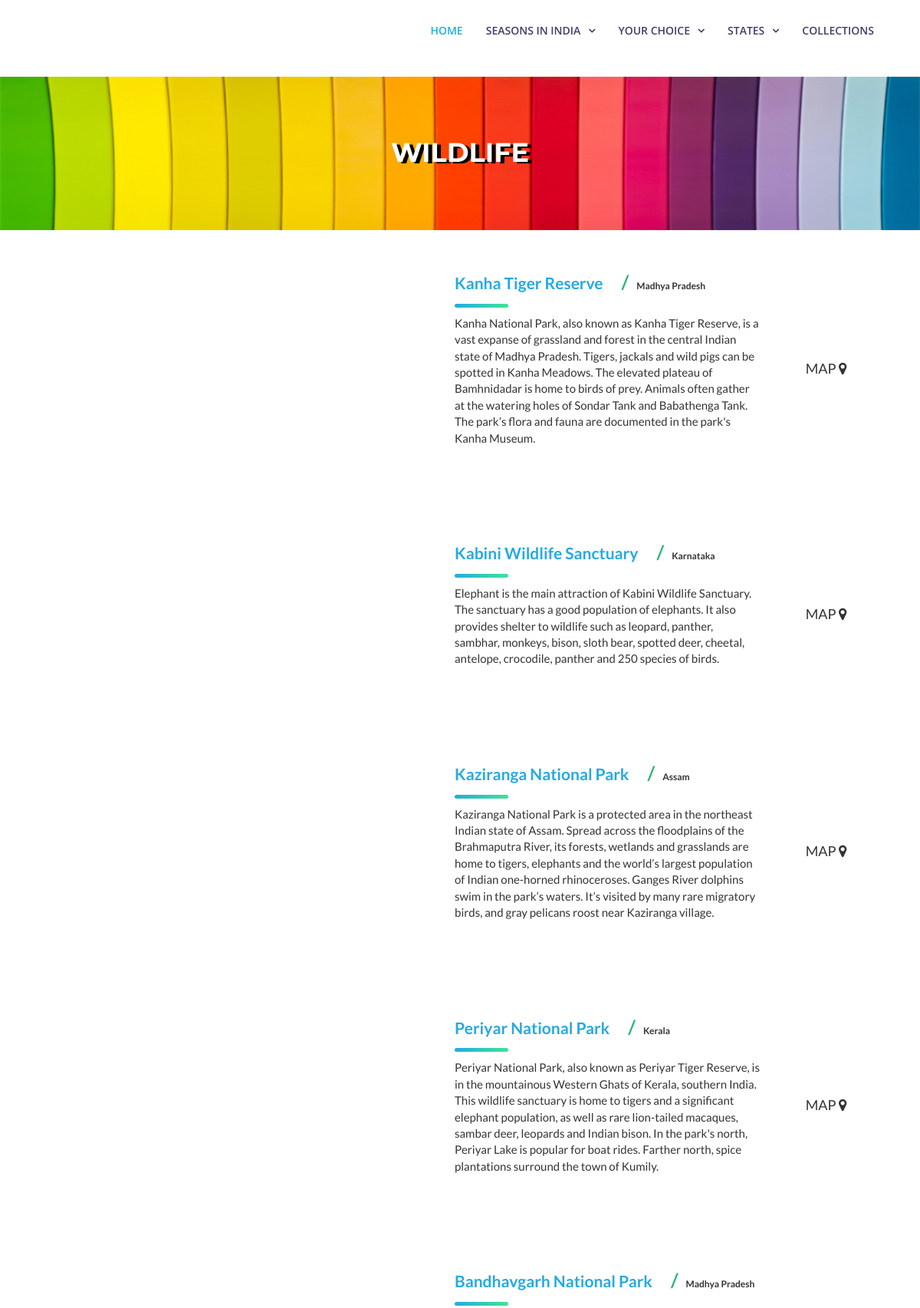
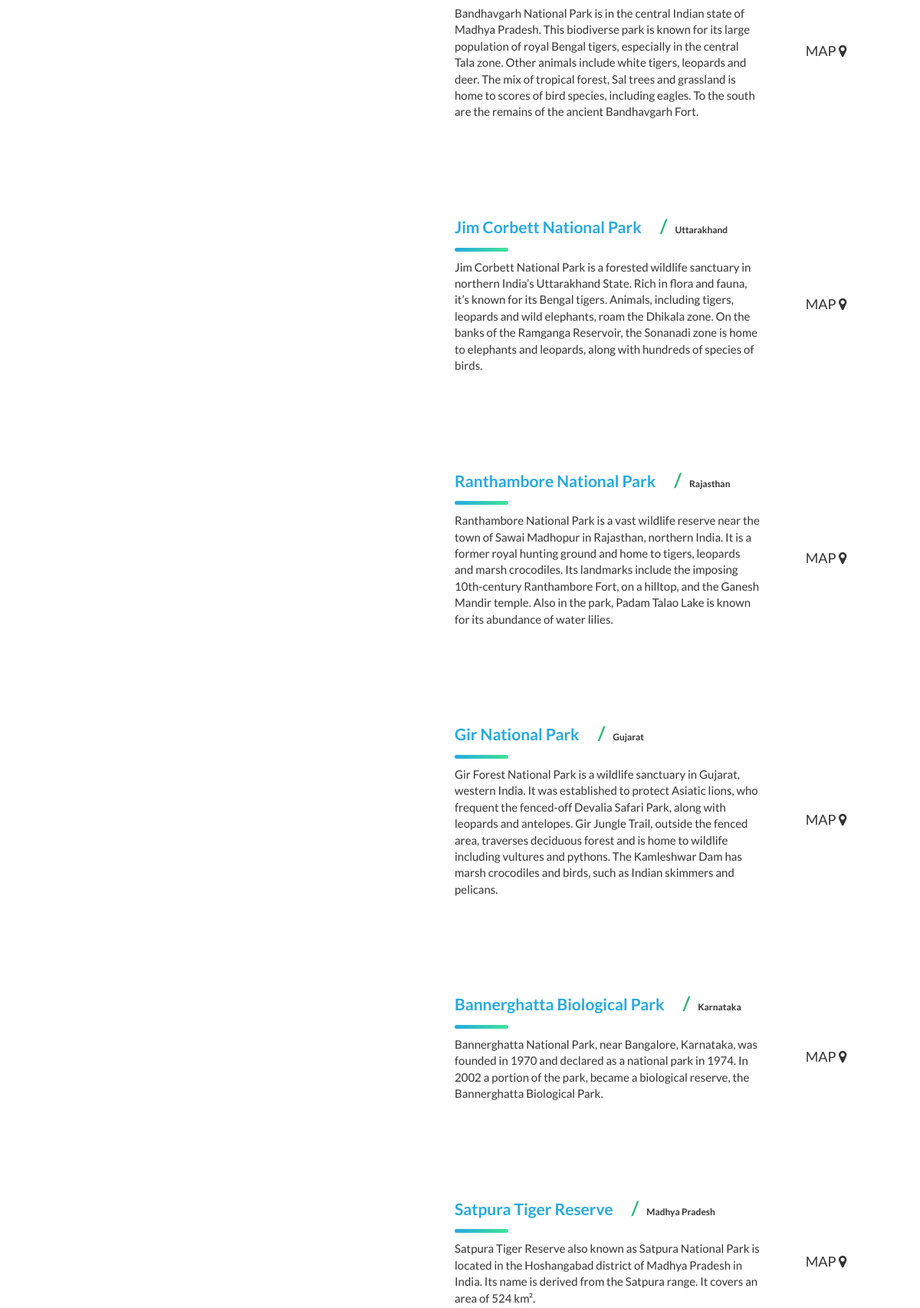
Page /type?query_name=WILDLIFE (upper part) on the committed database (2 pictures, top to bottom).
### app/models.py (models this page shows, shortened)
class Place_type(models.Model):
    description = models.CharField(max_length=40,unique=True)

class Place(models.Model):
    district = models.ForeignKey(District,on_delete=models.CASCADE,null=True, blank=True)
    state = models.ForeignKey(State,on_delete=models.CASCADE,)
    map = models.CharField(max_length=1000)
    description = models.CharField(max_length=1500)
    place_name = models.CharField(max_length=100)
    place_link = models.CharField(max_length=1000)
    season = models.ForeignKey(Season,on_delete=models.CASCADE, null=True, blank=True)
    place_type = models.ForeignKey(Place_type,on_delete=models.CASCADE, null=True, blank=True)

class State(models.Model):
    description = models.CharField(max_length=40,unique=True)
    def __str__(self):
        return self.description

### app/views.py (the view)
# urls.py: path('type',views.type),
def type(request):
   query = request.GET.get('query_name')
   name_p = query
   collect = Place.objects.filter(place_type__description__contains=query)
   return render(request,'type.html',{"search":collect,"name":name_p})

### templates/type.html (shortened to what this page needs)
{% extends 'index.html' %}
{% block content %}
{% load static %}
<header id="header_bg_img" class="section-header">
        <br>
          <h3 id="text_design" class="text-uppercase"> <b>{{name}}</b><br></h3>
          <div class="align-bottom">
          <p></p></div>
        </header><br>
{% for d in search %}
  <div class="blog-item">
    <a href="{{d.map}}">
        <div class="content">
            <div class="title">{{d.place_name}}  <span class="blog-date">{{d.state}}</span></div>
            <div class="rounded"></div>
            <p>
                {{d.description}}
            </p>
        </div>
        <div class="item-arrow">
            <h4>MAP
            <i class="fa fa-map-marker" aria-hidden="true"></i></h4>
        </div>
    </a>
</div>
{% endfor %}
{% endblock %}

### static/css/style.css (style rules this page uses)
body { background: #fff; color: #444; font-family: "Open Sans", sans-serif; }
p { padding: 0; margin: 0 0 30px 0; }
h1, h2, h3, h4, h5, h6 { font-family: "Montserrat", sans-serif; font-weight: 400; margin: 0 0 20px 0; padding: 0; }
.section-header h3 { font-size: 36px; color: #413e66; text-align: center; font-weight: 700; position: relative; font-family: "Montserrat", sans-serif; }
.section-header p { text-align: center; margin: auto; font-size: 15px; padding-bottom: 60px; color: #535074; width: 50%; }

### rows in the picture
Place_type: description "WILDLIFE"
Place: place_name "Kanha Tiger Reserve", state "Madhya Pradesh", description "Kanha National Park, also known as Kanha Tiger Reserve, is a vast expanse of grassland and forest in the central Indian state of Madhya Pradesh. Tigers, jackals and wild pigs can be spotted in Kanha Meadows. The elevated plateau of Bamhnidadar is home to birds of prey. Animals often gather at the watering holes of Sondar Tank and Babathenga Tank. The park’s flora and fauna are documented in the park's Kanha Museum."
Place: place_name "Kabini Wildlife Sanctuary", state "Karnataka", description "Elephant is the main attraction of Kabini Wildlife Sanctuary. The sanctuary has a good population of elephants. It also provides shelter to wildlife such as leopard, panther, sambhar, monkeys, bison, sloth bear, spotted deer, cheetal, antelope, crocodile, panther and 250 species of birds."
Place: place_name "Kaziranga National Park", state "Assam", description "Kaziranga National Park is a protected area in the northeast Indian state of Assam. Spread across the floodplains of the Brahmaputra River, its forests, wetlands and grasslands are home to tigers, elephants and the world’s largest population of Indian one-horned rhinoceroses. Ganges River dolphins swim in the park’s waters. It’s visited by many rare migratory birds, and gray pelicans roost near Kaziranga village."
Place: place_name "Periyar National Park", state "Kerala", description "Periyar National Park, also known as Periyar Tiger Reserve, is in the mountainous Western Ghats of Kerala, southern India. This wildlife sanctuary is home to tigers and a significant elephant population, as well as rare lion-tailed macaques, sambar deer, leopards and Indian bison. In the park's north, Periyar Lake is popular for boat rides. Farther north, spice plantations surround the town of Kumily."
Place: place_name "Bandhavgarh National Park", state "Madhya Pradesh", description "Bandhavgarh National Park is in the central Indian state of Madhya Pradesh. This biodiverse park is known for its large population of royal Bengal tigers, especially in the central Tala zone. Other animals include white tigers, leopards and deer. The mix of tropical forest, Sal trees and grassland is home to scores of bird species, including eagles. To the south are the remains of the ancient Bandhavgarh Fort."
Place: place_name "Jim Corbett National Park", state "Uttarakhand", description "Jim Corbett National Park is a forested wildlife sanctuary in northern India’s Uttarakhand State. Rich in flora and fauna, it’s known for its Bengal tigers. Animals, including tigers, leopards and wild elephants, roam the Dhikala zone. On the banks of the Ramganga Reservoir, the Sonanadi zone is home to elephants and leopards, along with hundreds of species of birds."
Place: place_name "Ranthambore National Park", state "Rajasthan", description "Ranthambore National Park is a vast wildlife reserve near the town of Sawai Madhopur in Rajasthan, northern India. It is a former royal hunting ground and home to tigers, leopards and marsh crocodiles. Its landmarks include the imposing 10th-century Ranthambore Fort, on a hilltop, and the Ganesh Mandir temple. Also in the park, Padam Talao Lake is known for its abundance of water lilies."
Place: place_name "Gir National Park", state "Gujarat", description "Gir Forest National Park is a wildlife sanctuary in Gujarat, western India. It was established to protect Asiatic lions, who frequent the fenced-off Devalia Safari Park, along with leopards and antelopes. Gir Jungle Trail, outside the fenced area, traverses deciduous forest and is home to wildlife including vultures and pythons. The Kamleshwar Dam has marsh crocodiles and birds, such as Indian skimmers and pelicans."
Place: place_name "Bannerghatta Biological Park", state "Karnataka", description "Bannerghatta National Park, near Bangalore, Karnataka, was founded in 1970 and declared as a national park in 1974. In 2002 a portion of the park, became a biological reserve, the Bannerghatta Biological Park."
Place: place_name "Satpura Tiger Reserve", state "Madhya Pradesh", description "Satpura Tiger Reserve also known as Satpura National Park is located in the Hoshangabad district of Madhya Pradesh in India. Its name is derived from the Satpura range. It covers an area of 524 km²."
